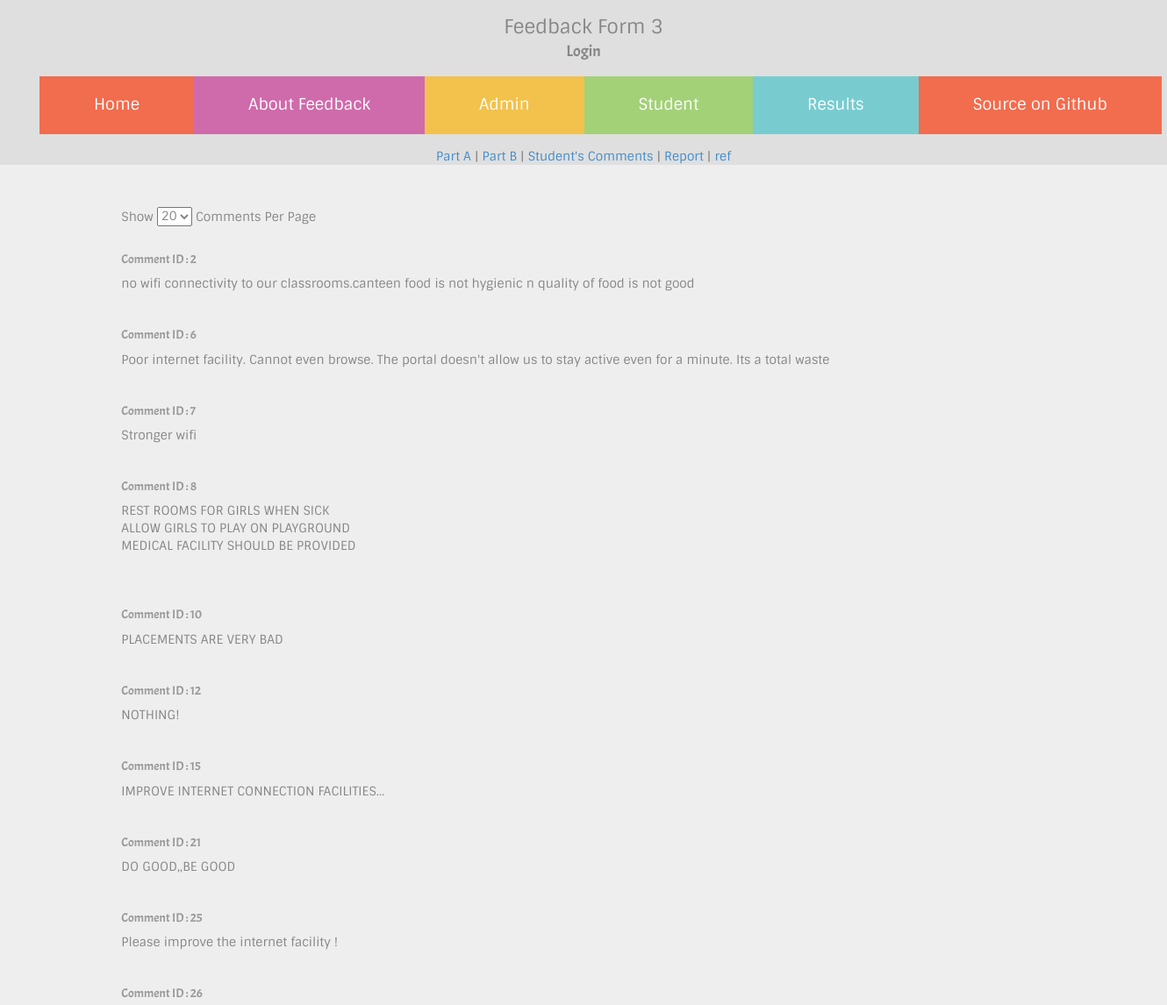
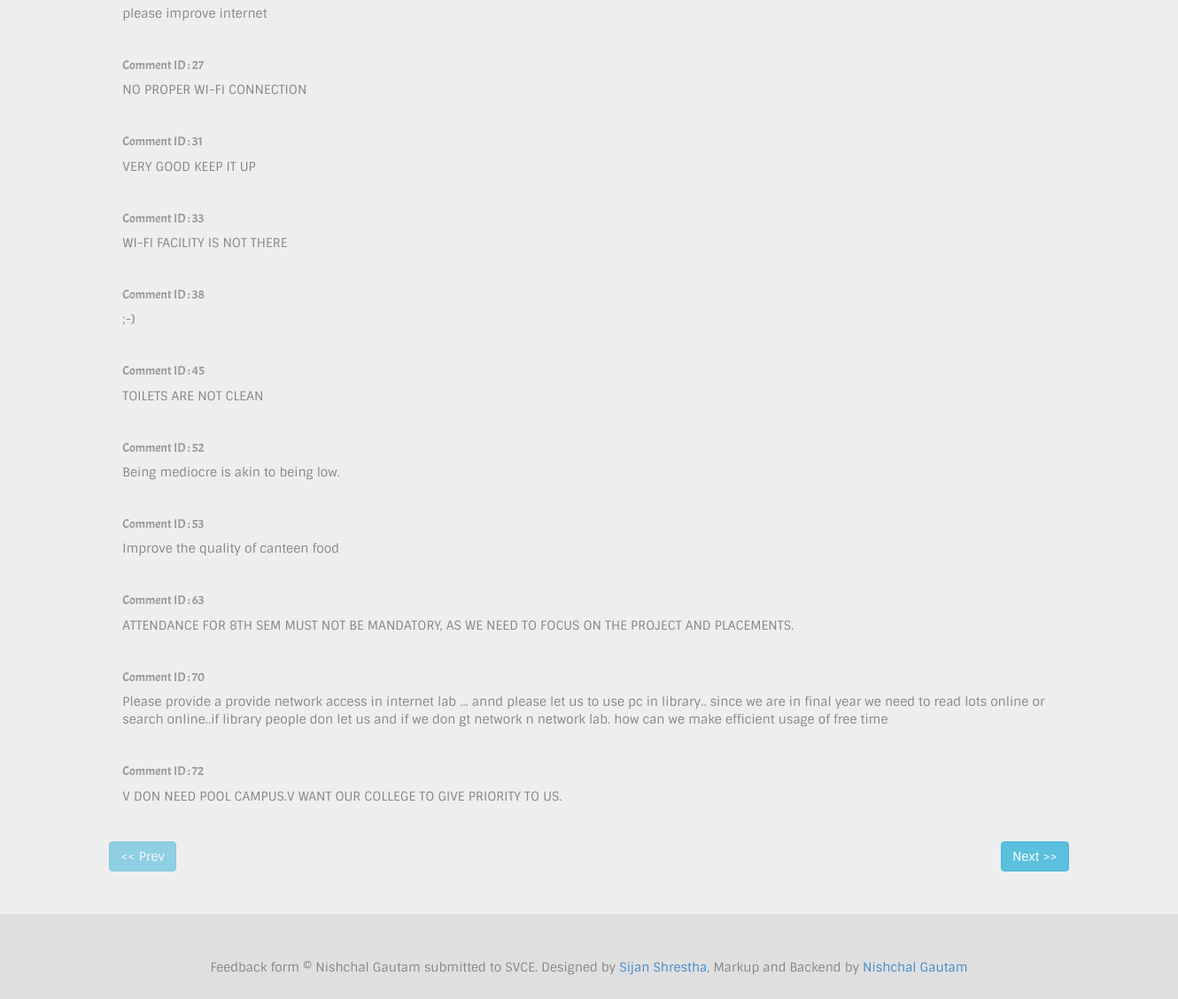
/admin/studentfeedbacks.php (signed in), run on the app's committed database (2 pictures, top to bottom).
### tables this page shows
CREATE TABLE `feedbackStudents` (
  `id` int(5) NOT NULL AUTO_INCREMENT,
  `usn` varchar(50) DEFAULT NULL,
  `message` text,
  PRIMARY KEY (`id`),
  UNIQUE KEY `usn` (`usn`),
  UNIQUE KEY `usn_2` (`usn`)
);

### classes/auth.class.php (called while the page is built, shortened)
<?php
	class authenticate
	{
		public static $db_host,$db_user,$db_pass,$db_name,$username,$password;
		public static function check(){
			$db_name=self::$db_name;
			$username=self::$username;
			$password=self::$password;
			$username=mysql_real_escape_string($username);
			$sql="SELECT * FROM `$db_name`.`admin` WHERE `username`='$username' LIMIT 1";
			$query=mysql_query($sql);
			$num=mysql_num_rows($query);
			if($num!=1){
				return false;
			}
			else{
				$data=mysql_fetch_object($query);
				$passdb=$data->password;
				if($password==$passdb){
					return true;
				}else{
					return false;
				}
			}
		}
	}
?>

### admin/studentfeedbacks.php (the view, shortened to what this page needs)
<?php
	require_once("../classes/auth.class.php");
?>
<?php $title="Login Admin"; require_once('../required_files/header.php'); ?>
	<div align="center">
		<a href="admin.php" >Part A</a> | <a href="collegeResult.php" >Part B</a> | <a href="studentfeedbacks.php">Student's Comments</a> | <a href="report.php">Report</a> | <a href="getreport.php" >ref</a>
	</div>
	<div class="jumbotron">
		<div class="row">
			<div class="col-sm-10 col-sm-offset-1">
			<form action="<?php echo $_SERVER['PHP_SELF']; ?>" onchange="this.submit()" method="get">
			Show <select style="margin-bottom:20px;" name="limit" id="">
					<?php $limit=(isset($_GET['limit']))?$_GET['limit']:20;?>
					<option value="20" <?php if ($limit==20) {echo "selected";} ?>>20</option>
				</select> Comments Per Page
			</form>
				<?php
					$limit=(isset($_GET['limit']))?$_GET['limit']:20;
					$limit=($limit<0)?0:$limit;
					$offset=(isset($_GET['offset']))?$_GET['offset']:0;
					$offset=($offset<0)?0:$offset;
					$sql="SELECT id,message FROM `$db_name`.`feedbackStudents` WHERE message != '' LIMIT $limit OFFSET $offset";
					$query=mysql_query($sql);
					while ($data=mysql_fetch_object($query)) {
						echo "<h5 class='text-muted' style='font-family:acme;'>Comment ID : ".$data->id."</h5><span style='font-family:sintony;'>".nl2br(htmlentities($data->message))."</span><hr>";
					}
				 ?>
				 <div class="row"><a href="<?php $newoffset=$offset-$limit;echo $_SERVER['PHP_SELF']."?limit=$limit&offset=$newoffset"; ?>" class="badge <?php if($newoffset<0){echo "disabled";} ?> btn btn-info">&lt;&lt; Prev</a><a href="<?php $newoffset=$offset+$limit; echo $_SERVER['PHP_SELF']."?limit=$limit&offset=$newoffset"; ?>" class="badge btn btn-info pull-right">Next &gt;&gt;</a></div>
			</div>
		</div>
	</div>
<?php require_once('../required_files/footer.php'); ?>

### required_files/header.php (shortened to what this page needs)
<!doctype html>
<html lang="en">
<head>
	<link rel="stylesheet" href="/bootstrap/css/bootstrap.min.css">
	<link rel="stylesheet" href="/styles.css">
</head>
<body>
	<div class="head">Feedback Form 3</div>
	<div class="head subtitle">Login</div>
	<nav>
		<ul>
			<li><a href="/index.php" class="home">Home</a></li>
			<li><a href="/about.php" class="about">About Feedback</a></li>
			<li><a href="/adminlogin.php" class="admin">Admin</a></li>
			<li><a href="/studentlogin.php" class="login">Student</a></li>
			<li><a href="/admin/" class="result">Results</a></li>
			<li><a href="https://www.github.com/cyberhck/studentfeedback" class="source">Source on Github</a></li>
		</ul>
	</nav>

### required_files/footer.php
<footer align="center">Feedback form &copy; Nishchal Gautam submitted to SVCE. Designed by <a href="https://www.facebook.com/sijanshs">Sijan Shrestha</a>, Markup and Backend by <a href="http://nishgtm.com">Nishchal Gautam</a></footer>
</body>
</html>

### styles.css (style rules this page uses)
nav { list-style:none;text-align:center;margin-top:15px;margin-bottom:15px }
nav ul { margin:0 auto }
nav li { position:relative;display:table-cell }
nav ul li { margin:0 0 0 0 }
nav ul li a { padding:20px 62px 20px 62px;font-size:18px;display:block;position:relative;margin:0 0 0 0;color:#fff }
nav { width:1320px;margin:0 auto;margin-top:15px;margin-bottom:15px }
.home { background:#f26c4e }
.about { background:#cf6baa }
.admin { background:#f2c24d }
.login { background:#a3d178 }
.result { background:#78ccd0 }
.source { background:#f26c4e }
body { background:#dfdfdf;color:#868686;font-family:sintony }
div.head { margin-top:15px;font-size:22px;text-align:center;font-family:sintony }
div.head.subtitle { margin-top:0;font-size:18px;font-family:acme }
footer { padding:20px;margin-bottom:50px }

### data on the page
feedbackstudents: id "2", message "no wifi connectivity to our classrooms.canteen food is not hygienic n quality of food is not good"
feedbackstudents: id "6", message "Poor internet facility. Cannot even browse. The portal doesn't allow us to stay active even for a minute. Its a total waste"
feedbackstudents: id "7", message "Stronger wifi"
feedbackstudents: id "8", message "REST ROOMS FOR GIRLS WHEN SICK ALLOW GIRLS TO PLAY ON PLAYGROUND MEDICAL FACILITY SHOULD BE PROVIDED"
feedbackstudents: id "10", message "PLACEMENTS ARE VERY BAD"
feedbackstudents: id "12", message "NOTHING!"
feedbackstudents: id "15", message "IMPROVE INTERNET CONNECTION FACILITIES..."
feedbackstudents: id "21", message "DO GOOD,,BE GOOD"
feedbackstudents: id "25", message "Please improve the internet facility !"
feedbackstudents: id "26", message "please improve internet"
feedbackstudents: id "27", message "NO PROPER WI-FI CONNECTION"
feedbackstudents: id "31", message "VERY GOOD KEEP IT UP"
feedbackstudents: id "33", message "WI-FI FACILITY IS NOT THERE"
feedbackstudents: id "38", message ";-)"
feedbackstudents: id "45", message "TOILETS ARE NOT CLEAN"
feedbackstudents: id "52", message "Being mediocre is akin to being low."
feedbackstudents: id "53", message "Improve the quality of canteen food"
feedbackstudents: id "63", message "ATTENDANCE FOR 8TH SEM MUST NOT BE MANDATORY, AS WE NEED TO FOCUS ON THE PROJECT AND PLACEMENTS."
feedbackstudents: id "70", message "Please provide a provide network access in internet lab ... annd please let us to use pc in library.. since we are in final year we need to read lots online or search online..if library people don let us and if we don gt network n network lab. how can we make efficient usage of free time"
feedbackstudents: id "72", message "V DON NEED POOL CAMPUS.V WANT OUR COLLEGE TO GIVE PRIORITY TO US."
